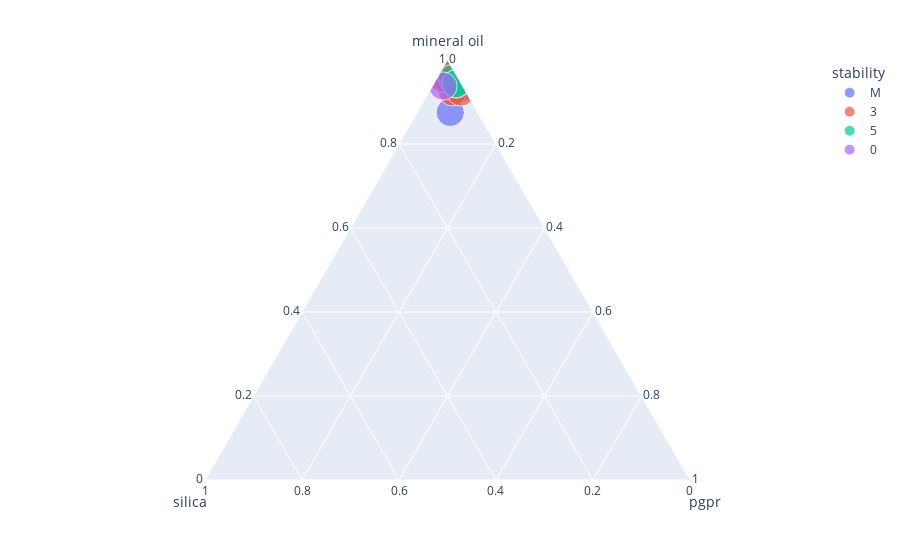
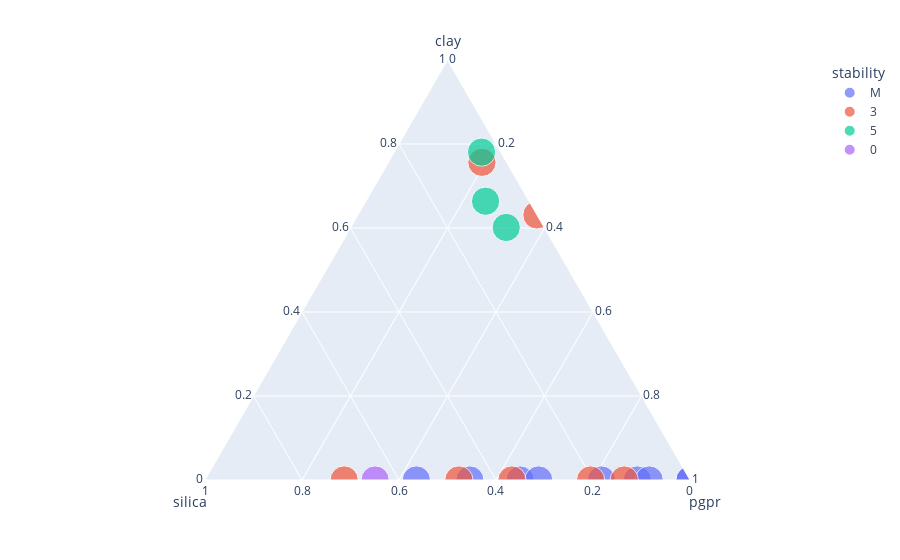
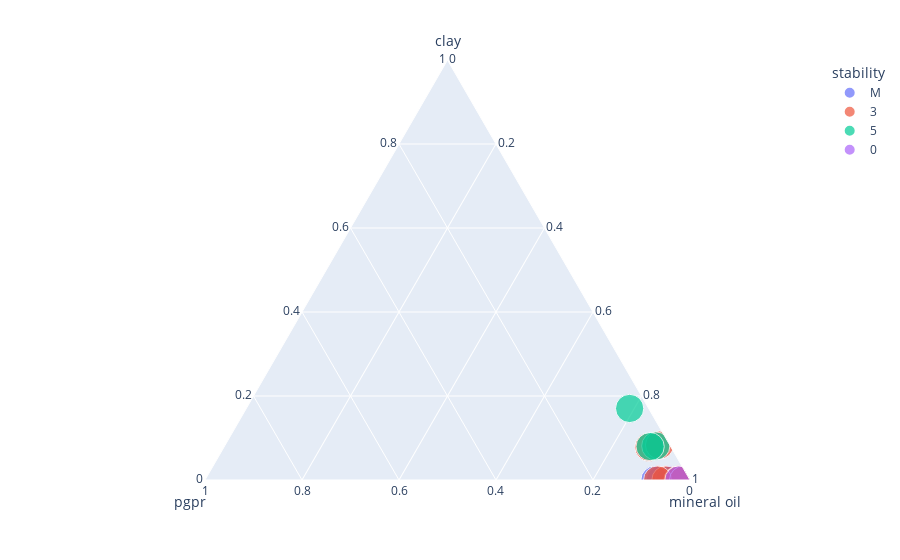
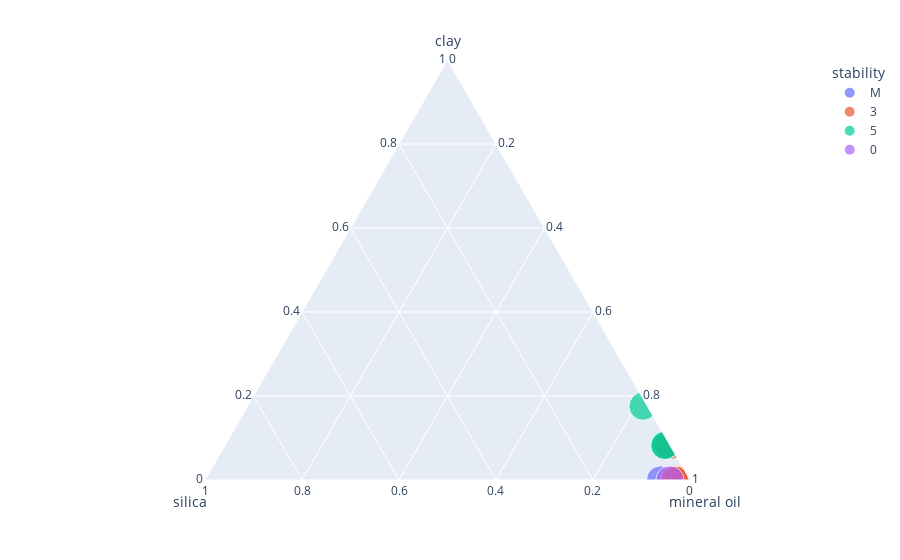

The code cell stored with these charts, in order, in its notebook:
### Code cell
plot()

### Figure 1 — Plotly figure (JSON) as saved in the notebook; plotly's stock layout.template omitted (floating-point values rounded to 4 significant figures)
{"data": [{"a": [32.91, 32.6, 32.63, 32.57, 32.95, 32.57, 33.21, 32.91, 36.35], "b": [0, 0.38, 0.19, 0.775, 0.365, 0.195, 0.378, 0, 2.351], "c": [1.45, 1.7, 1.56, 1.437, 0.805, 2.123, 0.292, 1.458, 2.829], "hovertemplate": "<b>%{hovertext}</b><br><br>stability=M<br>mineral oil=%{a}<br>silica=%{b}<br>pgpr=%{c}<br>size=%{marker.size}<extra></extra>", "hovertext": ["14", "15", "16", "17", "19", "23", "24", "30", "34"], "legendgroup": "M", "marker": {"color": "#636efa", "size": [16, 16, 16, 16, 16, 16, 16, 16, 16], "sizemode": "area", "sizeref": 0.04, "symbol": "circle"}, "mode": "markers", "name": "M", "showlegend": true, "subplot": "ternary", "type": "scatterternary"}, {"a": [32.61, 33.13, 32.82, 32.47, 32.9, 31.91, 32.02], "b": [0.985, 0.192, 0.752, 0.364, 1.086, 0, 0.1996], "c": [1.698, 0.745, 0.826, 2.32, 0.437, 1.664, 0.7577], "hovertemplate": "<b>%{hovertext}</b><br><br>stability=3<br>mineral oil=%{a}<br>silica=%{b}<br>pgpr=%{c}<br>size=%{marker.size}<extra></extra>", "hovertext": ["18", "20", "21", "22", "25", "29", "32"], "legendgroup": "3", "marker": {"color": "#EF553B", "size": [16, 16, 16, 16, 16, 16, 16], "sizemode": "area", "sizeref": 0.04, "symbol": "circle"}, "mode": "markers", "name": "3", "showlegend": true, "subplot": "ternary", "type": "scatterternary"}, {"a": [31.89, 30.55, 31.71], "b": [0.392, 0.333, 0.374], "c": [1.079, 1.517, 1.531], "hovertemplate": "<b>%{hovertext}</b><br><br>stability=5<br>mineral oil=%{a}<br>silica=%{b}<br>pgpr=%{c}<br>size=%{marker.size}<extra></extra>", "hovertext": ["26", "27", "28"], "legendgroup": "5", "marker": {"color": "#00cc96", "size": [16, 16, 16], "sizemode": "area", "sizeref": 0.04, "symbol": "circle"}, "mode": "markers", "name": "5", "showlegend": true, "subplot": "ternary", "type": "scatterternary"}, {"a": [37.59], "b": [1.616], "c": [0.8732], "hovertemplate": "<b>%{hovertext}</b><br><br>stability=0<br>mineral oil=%{a}<br>silica=%{b}<br>pgpr=%{c}<br>size=%{marker.size}<extra></extra>", "hovertext": ["33"], "legendgroup": "0", "marker": {"color": "#ab63fa", "size": [16], "sizemode": "area", "sizeref": 0.04, "symbol": "circle"}, "mode": "markers", "name": "0", "showlegend": true, "subplot": "ternary", "type": "scatterternary"}, {"a": [0, 0, 0, 0, 0, 0, 0, 0, 0, 0, 0, 0], "b": [0, 0, 0, 0, 0, 0, 0, 0, 0, 0, 0, 0], "c": [0, 0, 0, 0, 0, 0, 0, 0, 0, 0, 0, 0], "hovertemplate": "<b>%{hovertext}</b><br><br>stability=0<br>mineral oil=%{a}<br>silica=%{b}<br>pgpr=%{c}<br>size=%{marker.size}<extra></extra>", "hovertext": [0, 0, 0, 0, 0, 0, 0, 0, 0, 0, 0, 0], "legendgroup": "0", "marker": {"color": "#FFA15A", "size": [16, 16, 16, 16, 16, 16, 16, 16, 16, 16, 16, 16], "sizemode": "area", "sizeref": 0.04, "symbol": "circle"}, "mode": "markers", "name": "0", "showlegend": false, "subplot": "ternary", "type": "scatterternary"}], "layout": {"legend": {"itemsizing": "constant", "title": {"text": "stability"}, "tracegroupgap": 0}, "margin": {"t": 60}, "ternary": {"aaxis": {"title": {"text": "mineral oil"}}, "baxis": {"title": {"text": "silica"}}, "caxis": {"title": {"text": "pgpr"}}, "domain": {"x": [0, 1], "y": [0, 1]}}}}

### Figure 2 — Plotly figure (JSON) as saved in the notebook; plotly's stock layout.template omitted (floating-point values rounded to 4 significant figures)
{"data": [{"a": [0, 0, 0, 0, 0, 0, 0, 0, 0], "b": [0, 0.38, 0.19, 0.775, 0.365, 0.195, 0.378, 0, 2.351], "c": [1.45, 1.7, 1.56, 1.437, 0.805, 2.123, 0.292, 1.458, 2.829], "hovertemplate": "<b>%{hovertext}</b><br><br>stability=M<br>clay=%{a}<br>silica=%{b}<br>pgpr=%{c}<br>size=%{marker.size}<extra></extra>", "hovertext": ["14", "15", "16", "17", "19", "23", "24", "30", "34"], "legendgroup": "M", "marker": {"color": "#636efa", "size": [16, 16, 16, 16, 16, 16, 16, 16, 16], "sizemode": "area", "sizeref": 0.04, "symbol": "circle"}, "mode": "markers", "name": "M", "showlegend": true, "subplot": "ternary", "type": "scatterternary"}, {"a": [0, 0, 0, 0, 0, 2.847, 2.972], "b": [0.985, 0.192, 0.752, 0.364, 1.086, 0, 0.1996], "c": [1.698, 0.745, 0.826, 2.32, 0.437, 1.664, 0.7577], "hovertemplate": "<b>%{hovertext}</b><br><br>stability=3<br>clay=%{a}<br>silica=%{b}<br>pgpr=%{c}<br>size=%{marker.size}<extra></extra>", "hovertext": ["18", "20", "21", "22", "25", "29", "32"], "legendgroup": "3", "marker": {"color": "#EF553B", "size": [16, 16, 16, 16, 16, 16, 16], "sizemode": "area", "sizeref": 0.04, "symbol": "circle"}, "mode": "markers", "name": "3", "showlegend": true, "subplot": "ternary", "type": "scatterternary"}, {"a": [2.904, 6.584, 2.873], "b": [0.392, 0.333, 0.374], "c": [1.079, 1.517, 1.531], "hovertemplate": "<b>%{hovertext}</b><br><br>stability=5<br>clay=%{a}<br>silica=%{b}<br>pgpr=%{c}<br>size=%{marker.size}<extra></extra>", "hovertext": ["26", "27", "28"], "legendgroup": "5", "marker": {"color": "#00cc96", "size": [16, 16, 16], "sizemode": "area", "sizeref": 0.04, "symbol": "circle"}, "mode": "markers", "name": "5", "showlegend": true, "subplot": "ternary", "type": "scatterternary"}, {"a": [0], "b": [1.616], "c": [0.8732], "hovertemplate": "<b>%{hovertext}</b><br><br>stability=0<br>clay=%{a}<br>silica=%{b}<br>pgpr=%{c}<br>size=%{marker.size}<extra></extra>", "hovertext": ["33"], "legendgroup": "0", "marker": {"color": "#ab63fa", "size": [16], "sizemode": "area", "sizeref": 0.04, "symbol": "circle"}, "mode": "markers", "name": "0", "showlegend": true, "subplot": "ternary", "type": "scatterternary"}, {"a": [0, 0, 0, 0, 0, 0, 0, 0, 0, 0, 0, 0], "b": [0, 0, 0, 0, 0, 0, 0, 0, 0, 0, 0, 0], "c": [0, 0, 0, 0, 0, 0, 0, 0, 0, 0, 0, 0], "hovertemplate": "<b>%{hovertext}</b><br><br>stability=0<br>clay=%{a}<br>silica=%{b}<br>pgpr=%{c}<br>size=%{marker.size}<extra></extra>", "hovertext": [0, 0, 0, 0, 0, 0, 0, 0, 0, 0, 0, 0], "legendgroup": "0", "marker": {"color": "#FFA15A", "size": [16, 16, 16, 16, 16, 16, 16, 16, 16, 16, 16, 16], "sizemode": "area", "sizeref": 0.04, "symbol": "circle"}, "mode": "markers", "name": "0", "showlegend": false, "subplot": "ternary", "type": "scatterternary"}], "layout": {"legend": {"itemsizing": "constant", "title": {"text": "stability"}, "tracegroupgap": 0}, "margin": {"t": 60}, "ternary": {"aaxis": {"title": {"text": "clay"}}, "baxis": {"title": {"text": "silica"}}, "caxis": {"title": {"text": "pgpr"}}, "domain": {"x": [0, 1], "y": [0, 1]}}}}

### Figure 3 — Plotly figure (JSON) as saved in the notebook; plotly's stock layout.template omitted (floating-point values rounded to 4 significant figures)
{"data": [{"a": [0, 0, 0, 0, 0, 0, 0, 0, 0], "b": [1.45, 1.7, 1.56, 1.437, 0.805, 2.123, 0.292, 1.458, 2.829], "c": [32.91, 32.6, 32.63, 32.57, 32.95, 32.57, 33.21, 32.91, 36.35], "hovertemplate": "<b>%{hovertext}</b><br><br>stability=M<br>clay=%{a}<br>pgpr=%{b}<br>mineral oil=%{c}<br>size=%{marker.size}<extra></extra>", "hovertext": ["14", "15", "16", "17", "19", "23", "24", "30", "34"], "legendgroup": "M", "marker": {"color": "#636efa", "size": [16, 16, 16, 16, 16, 16, 16, 16, 16], "sizemode": "area", "sizeref": 0.04, "symbol": "circle"}, "mode": "markers", "name": "M", "showlegend": true, "subplot": "ternary", "type": "scatterternary"}, {"a": [0, 0, 0, 0, 0, 2.847, 2.972], "b": [1.698, 0.745, 0.826, 2.32, 0.437, 1.664, 0.7577], "c": [32.61, 33.13, 32.82, 32.47, 32.9, 31.91, 32.02], "hovertemplate": "<b>%{hovertext}</b><br><br>stability=3<br>clay=%{a}<br>pgpr=%{b}<br>mineral oil=%{c}<br>size=%{marker.size}<extra></extra>", "hovertext": ["18", "20", "21", "22", "25", "29", "32"], "legendgroup": "3", "marker": {"color": "#EF553B", "size": [16, 16, 16, 16, 16, 16, 16], "sizemode": "area", "sizeref": 0.04, "symbol": "circle"}, "mode": "markers", "name": "3", "showlegend": true, "subplot": "ternary", "type": "scatterternary"}, {"a": [2.904, 6.584, 2.873], "b": [1.079, 1.517, 1.531], "c": [31.89, 30.55, 31.71], "hovertemplate": "<b>%{hovertext}</b><br><br>stability=5<br>clay=%{a}<br>pgpr=%{b}<br>mineral oil=%{c}<br>size=%{marker.size}<extra></extra>", "hovertext": ["26", "27", "28"], "legendgroup": "5", "marker": {"color": "#00cc96", "size": [16, 16, 16], "sizemode": "area", "sizeref": 0.04, "symbol": "circle"}, "mode": "markers", "name": "5", "showlegend": true, "subplot": "ternary", "type": "scatterternary"}, {"a": [0], "b": [0.8732], "c": [37.59], "hovertemplate": "<b>%{hovertext}</b><br><br>stability=0<br>clay=%{a}<br>pgpr=%{b}<br>mineral oil=%{c}<br>size=%{marker.size}<extra></extra>", "hovertext": ["33"], "legendgroup": "0", "marker": {"color": "#ab63fa", "size": [16], "sizemode": "area", "sizeref": 0.04, "symbol": "circle"}, "mode": "markers", "name": "0", "showlegend": true, "subplot": "ternary", "type": "scatterternary"}, {"a": [0, 0, 0, 0, 0, 0, 0, 0, 0, 0, 0, 0], "b": [0, 0, 0, 0, 0, 0, 0, 0, 0, 0, 0, 0], "c": [0, 0, 0, 0, 0, 0, 0, 0, 0, 0, 0, 0], "hovertemplate": "<b>%{hovertext}</b><br><br>stability=0<br>clay=%{a}<br>pgpr=%{b}<br>mineral oil=%{c}<br>size=%{marker.size}<extra></extra>", "hovertext": [0, 0, 0, 0, 0, 0, 0, 0, 0, 0, 0, 0], "legendgroup": "0", "marker": {"color": "#FFA15A", "size": [16, 16, 16, 16, 16, 16, 16, 16, 16, 16, 16, 16], "sizemode": "area", "sizeref": 0.04, "symbol": "circle"}, "mode": "markers", "name": "0", "showlegend": false, "subplot": "ternary", "type": "scatterternary"}], "layout": {"legend": {"itemsizing": "constant", "title": {"text": "stability"}, "tracegroupgap": 0}, "margin": {"t": 60}, "ternary": {"aaxis": {"title": {"text": "clay"}}, "baxis": {"title": {"text": "pgpr"}}, "caxis": {"title": {"text": "mineral oil"}}, "domain": {"x": [0, 1], "y": [0, 1]}}}}

### Figure 4 — Plotly figure (JSON) as saved in the notebook; plotly's stock layout.template omitted (floating-point values rounded to 4 significant figures)
{"data": [{"a": [0, 0, 0, 0, 0, 0, 0, 0, 0], "b": [0, 0.38, 0.19, 0.775, 0.365, 0.195, 0.378, 0, 2.351], "c": [32.91, 32.6, 32.63, 32.57, 32.95, 32.57, 33.21, 32.91, 36.35], "hovertemplate": "<b>%{hovertext}</b><br><br>stability=M<br>clay=%{a}<br>silica=%{b}<br>mineral oil=%{c}<br>size=%{marker.size}<extra></extra>", "hovertext": ["14", "15", "16", "17", "19", "23", "24", "30", "34"], "legendgroup": "M", "marker": {"color": "#636efa", "size": [16, 16, 16, 16, 16, 16, 16, 16, 16], "sizemode": "area", "sizeref": 0.04, "symbol": "circle"}, "mode": "markers", "name": "M", "showlegend": true, "subplot": "ternary", "type": "scatterternary"}, {"a": [0, 0, 0, 0, 0, 2.847, 2.972], "b": [0.985, 0.192, 0.752, 0.364, 1.086, 0, 0.1996], "c": [32.61, 33.13, 32.82, 32.47, 32.9, 31.91, 32.02], "hovertemplate": "<b>%{hovertext}</b><br><br>stability=3<br>clay=%{a}<br>silica=%{b}<br>mineral oil=%{c}<br>size=%{marker.size}<extra></extra>", "hovertext": ["18", "20", "21", "22", "25", "29", "32"], "legendgroup": "3", "marker": {"color": "#EF553B", "size": [16, 16, 16, 16, 16, 16, 16], "sizemode": "area", "sizeref": 0.04, "symbol": "circle"}, "mode": "markers", "name": "3", "showlegend": true, "subplot": "ternary", "type": "scatterternary"}, {"a": [2.904, 6.584, 2.873], "b": [0.392, 0.333, 0.374], "c": [31.89, 30.55, 31.71], "hovertemplate": "<b>%{hovertext}</b><br><br>stability=5<br>clay=%{a}<br>silica=%{b}<br>mineral oil=%{c}<br>size=%{marker.size}<extra></extra>", "hovertext": ["26", "27", "28"], "legendgroup": "5", "marker": {"color": "#00cc96", "size": [16, 16, 16], "sizemode": "area", "sizeref": 0.04, "symbol": "circle"}, "mode": "markers", "name": "5", "showlegend": true, "subplot": "ternary", "type": "scatterternary"}, {"a": [0], "b": [1.616], "c": [37.59], "hovertemplate": "<b>%{hovertext}</b><br><br>stability=0<br>clay=%{a}<br>silica=%{b}<br>mineral oil=%{c}<br>size=%{marker.size}<extra></extra>", "hovertext": ["33"], "legendgroup": "0", "marker": {"color": "#ab63fa", "size": [16], "sizemode": "area", "sizeref": 0.04, "symbol": "circle"}, "mode": "markers", "name": "0", "showlegend": true, "subplot": "ternary", "type": "scatterternary"}, {"a": [0, 0, 0, 0, 0, 0, 0, 0, 0, 0, 0, 0], "b": [0, 0, 0, 0, 0, 0, 0, 0, 0, 0, 0, 0], "c": [0, 0, 0, 0, 0, 0, 0, 0, 0, 0, 0, 0], "hovertemplate": "<b>%{hovertext}</b><br><br>stability=0<br>clay=%{a}<br>silica=%{b}<br>mineral oil=%{c}<br>size=%{marker.size}<extra></extra>", "hovertext": [0, 0, 0, 0, 0, 0, 0, 0, 0, 0, 0, 0], "legendgroup": "0", "marker": {"color": "#FFA15A", "size": [16, 16, 16, 16, 16, 16, 16, 16, 16, 16, 16, 16], "sizemode": "area", "sizeref": 0.04, "symbol": "circle"}, "mode": "markers", "name": "0", "showlegend": false, "subplot": "ternary", "type": "scatterternary"}], "layout": {"legend": {"itemsizing": "constant", "title": {"text": "stability"}, "tracegroupgap": 0}, "margin": {"t": 60}, "ternary": {"aaxis": {"title": {"text": "clay"}}, "baxis": {"title": {"text": "silica"}}, "caxis": {"title": {"text": "mineral oil"}}, "domain": {"x": [0, 1], "y": [0, 1]}}}}
